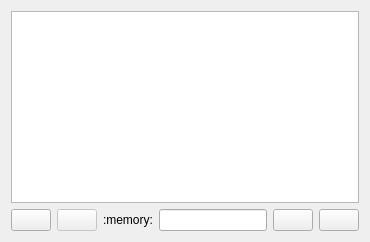
            <widget class="QWidget" name="tabSQLite3">
             <attribute name="title">
              <string>SQLite3</string>
             </attribute>
             <layout class="QGridLayout" name="gridLayout_23">
              <item row="0" column="0">
               <layout class="QVBoxLayout" name="verticalLayout_7">
                <item>
                 <widget class="QTextEdit" name="txtSQLOutput">
                  <property name="acceptRichText">
                   <bool>true</bool>
                  </property>
                 </widget>
                </item>
                <item>
                 <layout class="QHBoxLayout" name="horizontalLayout_8">
                  <item>
                   <widget class="QPushButton" name="btnSQLDatabaseBrowse">
                    <property name="enabled">
                     <bool>true</bool>
                    </property>
                    <property name="text">
                     <string/>
                    </property>
                    <property name="icon">
                     <iconset>
                      <normaloff>../pix/icons/database.png</normaloff>../pix/icons/database.png</iconset>
                    </property>
                    <property name="checkable">
                     <bool>false</bool>
                    </property>
                    <property name="flat">
                     <bool>false</bool>
                    </property>
                   </widget>
                  </item>
                  <item>
                   <widget class="QPushButton" name="btnSQLDatabaseClose">
                    <property name="enabled">
                     <bool>false</bool>
                    </property>
                    <property name="text">
                     <string/>
                    </property>
                    <property name="icon">
                     <iconset>
                      <normaloff>../pix/16x16/Cancel.png</normaloff>../pix/16x16/Cancel.png</iconset>
                    </property>
                    <property name="flat">
                     <bool>false</bool>
                    </property>
                   </widget>
                  </item>
                  <item>
                   <widget class="QLabel" name="lblSQLDatabase">
                    <property name="text">
                     <string>:memory:</string>
                    </property>
                   </widget>
                  </item>
                  <item>
                   <widget class="QLineEdit" name="txtSQLInput"/>
                  </item>
                  <item>
                   <widget class="QPushButton" name="btnSQLRun">
                    <property name="text">
                     <string/>
                    </property>
                    <property name="icon">
                     <iconset>
                      <normaloff>../pix/16x16/Player Play.png</normaloff>../pix/16x16/Player Play.png</iconset>
                    </property>
                   </widget>
                  </item>
                  <item>
                   <widget class="QPushButton" name="btnSQLCopy">
                    <property name="text">
                     <string/>
                    </property>
                    <property name="icon">
                     <iconset>
                      <normaloff>../pix/16x16/Clipboard Paste.png</normaloff>../pix/16x16/Clipboard Paste.png</iconset>
                    </property>
                   </widget>
                  </item>
                 </layout>
                </item>
               </layout>
              </item>
             </layout>
            </widget>
